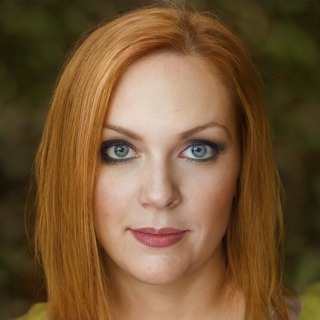
#> input picture data/faces/sfhq_01.jpg, 320 x 320 px
$ python -i make_demo_passport.py   (imports and definitions only)
#> lines starting #> are read from the running program, lines starting #| are printed output that depends on the picture
### scripts/make_samples.py
"""Generates synthetic clean and forged passports and visas for the SIH26188 demo."""
import io
import json
import os
import random
from PIL import Image, ImageDraw, ImageFont, ImageOps
from app.engines.mrz import check_digit

OUT = "data/samples"
W, H = 1000, 640

def _font(size: int):
    for path in ("/System/Library/Fonts/Supplemental/Arial.ttf",
                 "/usr/share/fonts/truetype/dejavu/DejaVuSans.ttf",
                 "C:/Windows/Fonts/arial.ttf"):
        if os.path.exists(path):
            return ImageFont.truetype(path, size)
    return ImageFont.load_default()

# [30 lines left out: functions _mono, build_mrz, _noise, not called in this run]

# Field layout shared by drawing and tampering, so a retyped field lands exactly in place.
FIELD_X, FIELD_Y0, FIELD_STEP = 300, 120, 58
FIELDS = ["Surname", "Given names", "Passport No.", "Nationality",
          "Date of birth", "Sex", "Date of expiry"]

def field_value_box(index: int) -> tuple[int, int, int, int]:
    y = FIELD_Y0 + index * FIELD_STEP + 18
    return FIELD_X - 4, y - 2, 420, 34

# Portraits are synthetic faces of NON-EXISTENT people: SFHQ dataset crops (MIT licence,
# see data/faces/LICENSE-SFHQ.txt), fetched once by scripts/fetch_faces.py.
FACES_DIR = "data/faces"
FACE_A = "sfhq_01.jpg"   # the genuine holder, Anna Maria Eriksson
FACE_B = "sfhq_02.jpg"   # a different (also non-existent) person - the substituted photo
PORTRAIT_BOX = (50, 120, 250, 380)   # x0, y0, x1, y1

# The visa's entry stamp, shared by the genuine drawing and by every forgery
# that adds one after issue, so the two can never drift apart.
STAMP_BOX = (720, 330, 930, 470)      # x0, y0, x1, y1
STAMP_TEXT_XY = (752, 382)
STAMP_TEXT = "ENTRY  2026"
STAMP_RGB = (30, 60, 170)


def draw_entry_stamp(d: "ImageDraw.ImageDraw") -> None:
    d.ellipse(list(STAMP_BOX), outline=STAMP_RGB, width=6)
    d.text(STAMP_TEXT_XY, STAMP_TEXT, font=_font(26), fill=STAMP_RGB)

# [80 lines left out: functions face_path, _portrait_image, paste_portrait, draw_passport, draw_visa, not called in this run]

def save_issued(img: Image.Image, path: str, quality: int = 70) -> None:
    """The genuine document's compression history."""
    img.save(path, "JPEG", quality=quality)

def reload(path: str) -> Image.Image:
    with Image.open(path) as im:
        return im.convert("RGB").copy()

# [7 lines left out: function retype_field, not called in this run]

BASE = dict(surname="ERIKSSON", given="ANNA MARIA", doc_no="L898902C3",
            nat="UTO", dob="740812", sex="F", expiry="301231")
ANNA = {"full_name": "Anna Maria Eriksson", "dob": "1974-08-12",
        "passport_no": "L898902C3", "nationality": "UTO",
        # checkpoint-4 R11: @example.com (RFC 2606) so a demo contact detail is
        # never a plausibly real address; see README for the invented-data note.
        "email": "anna.eriksson@example.com", "phone": "9845012763"}

# [75 lines left out: function main, not called in this run]

# [2 lines that do not run on import are left out]

### scripts/make_demo_passport.py
"""Builds the whole stage-demo document set around one consenting person's photo.

On stage a teammate stands in front of the laptop, these documents are
uploaded, and the webcam takes the selfie, so the face engine matches live. The
documents themselves are entirely invented - REPUBLIC OF UTOPIA, a made-up
number and date of birth, valid ICAO check digits - and carry a diagonal
"SPECIMEN - NOT A REAL DOCUMENT" watermark. Only the portrait is a real person.

One genuine pair, and one forgery per attack the problem statement names, each
caught by a different engine:

    demo_passport.jpg                genuine                     -> CLEAR
    demo_visa.jpg                    genuine, same passport      -> CLEAR
    demo_passport_dob_altered.jpg    DOB retyped                 -> fieldforensics
    demo_passport_name_altered.jpg   surname retyped             -> fieldforensics + mrz
    demo_passport_mrz_altered.jpg    one MRZ digit changed       -> mrz check digit
    demo_visa_stamp_forged.jpg       entry stamp added at issue  -> fieldforensics
    demo_visa_wrong_passport.jpg     visa for another passport   -> crossdoc
    demo_passport_forged.jpg         photo swapped (--forge-photo) -> fieldforensics + face

    python -m scripts.make_demo_passport --consent \
        --photo path/to/teammate.jpg --name "RAHUL SHARMA"
    python -m scripts.make_demo_passport --consent \
        --photo path/to/teammate.jpg --forge-photo path/to/other.jpg \
        --name "RAHUL SHARMA" --out data/demo_rahul

demo_claimed.json holds what the officer types, keyed by document: the two
forgeries that change a printed field are screened against the forged value,
because that is what an officer reading the document would enter.

The photo stays on this machine. data/demo/ and data/demo_*/ are gitignored,
and nothing this script writes may ever be committed. Delete it after the
hackathon.
"""
import argparse
import hashlib
import json
import os
import sys

from PIL import Image, ImageDraw

from scripts.make_samples import (FIELDS, H, W, _font, build_mrz, draw_entry_stamp,
                                  draw_passport, draw_visa, paste_portrait,
                                  reload, retype_field, save_issued)

DEFAULT_OUT = "data/demo"

# Invented document details. Nothing here belongs to the person in the photo.
# doc_no is replaced per person by document_numbers(); the rest is shared.
DEMO_DOC = {"doc_no": "U2938471", "nat": "UTO", "dob": "920415",
            "sex": "M", "expiry": "330731"}

# The visa is issued against that passport and carries its own MRV number.
DEMO_VISA_NO = "V77341902"


# [15 lines left out: function document_numbers, not called in this run]

# What the forger retypes over the real 15/04/1992 - six years younger.
FORGED_DOB_PRINTED = "15/04/1998"
FORGED_DOB_CLAIMED = "1998-04-15"

# The surname a forger paints over the real one. The MRZ still says the truth,
# so the substitute must never be the holder's own surname - pick the first
# candidate that differs from it.
FORGED_SURNAME_CANDIDATES = ("SHARMA", "VERMA", "IYER")


# [5 lines left out: function forged_surname, not called in this run]

# The passport some OTHER traveller's visa was issued against.
OTHER_PASSPORT_NO = "X47281956"

# The watermark lives in a band BELOW the portrait (which ends at y=380) and
# ABOVE the MRZ (which starts at y=H-110), so neither the face engine nor the
# MRZ reader loses anything. A test asserts both bounds.
WATERMARK_BAND = (390, 520)

# The visa's own safe band: below the portrait (ends y=380) and below the last
# printed row ("Valid until", drawn to y=426), above the MRZ (starts y=H-110),
# and left of the entry stamp (STAMP_BOX starts at x=720) so the stamp region
# stays a clean subject for field forensics. A test asserts all four.
VISA_WATERMARK_BAND = (435, 505)
VISA_WATERMARK_MAX_WIDTH = 620
VISA_WATERMARK_CENTER_X = 350
WATERMARK_TEXT = "SPECIMEN - NOT A REAL DOCUMENT"
WATERMARK_ANGLE = 6
WATERMARK_RGBA = (176, 38, 30, 70)

CONSENT_NOTICE = """\
Consent recorded. Before you continue, read this out loud:
  - the photo you pass in stays on this machine; this script uploads nothing;
  - data/demo/ is gitignored - never commit a real person's photograph;
  - delete data/demo/ and the source photo after the hackathon;
  - the document is a SPECIMEN. It is not, and must not be shown as, real."""


def _watermark_layer(band_height: int, max_width: int = W - 40) -> Image.Image:
    """The rotated, translucent SPECIMEN text, scaled to fit the band."""
    font = _font(38)
    probe = ImageDraw.Draw(Image.new("RGBA", (8, 8)))
    left, top, right, bottom = probe.textbbox((0, 0), WATERMARK_TEXT, font=font)
    layer = Image.new("RGBA", (right - left + 24, bottom - top + 24), (0, 0, 0, 0))
    ImageDraw.Draw(layer).text((12 - left, 12 - top), WATERMARK_TEXT,
                               font=font, fill=WATERMARK_RGBA)
    layer = layer.rotate(WATERMARK_ANGLE, expand=True, resample=Image.BICUBIC)
    if layer.height > band_height:      # keep it inside the safe band
        scale = band_height / layer.height
        layer = layer.resize((max(1, round(layer.width * scale)), band_height),
                             Image.LANCZOS)
    if layer.width > max_width:
        scale = max_width / layer.width
        layer = layer.resize((max_width, max(1, round(layer.height * scale))),
                             Image.LANCZOS)
    return layer


def draw_watermark(img: Image.Image, band: tuple[int, int] = WATERMARK_BAND,
                   max_width: int = W - 40,
                   center_x: int | None = None) -> Image.Image:
    """Stamp the specimen watermark. Drawn BEFORE the issue-save, so the whole
    page keeps one compression history and field forensics stays honest."""
    top, bottom = band
    layer = _watermark_layer(bottom - top, max_width)
    cx = W // 2 if center_x is None else center_x
    x = cx - layer.width // 2
    y = top + (bottom - top - layer.height) // 2
    img.paste(layer, (x, y), layer)
    return img


# [190 lines left out: functions draw_visa_watermark, forge_entry_stamp, split_name, claimed_details, build, main, not called in this run]


# [2 lines not run here, left out]

>>> import cv2
>>> picture = cv2.imread('../data/faces/sfhq_01.jpg', cv2.IMREAD_GRAYSCALE)
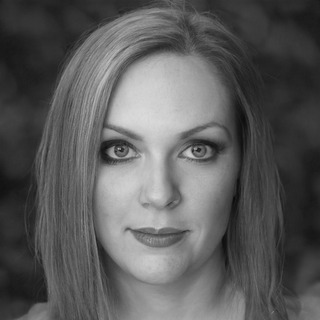
#> picture: shape (320, 320); min 9, max 220, mean 90.9
>>> result = draw_watermark(picture)
#> in _watermark_layer, `layer = Image.new("RGBA", (right - left + 24, bottom - top + 24), (0, ..`: layer: PIL image 720x53 RGBA; every value is 0
#> in _watermark_layer, `ImageDraw.Draw(layer).text((12 - left, 12 - top), WATERMARK_TEXT, font..`:
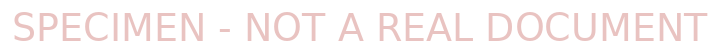
#> layer: PIL image 720x53 RGBA; mean R, G, B, A 33.5, 7.2, 5.7, 10.5; transparent parts drawn white
#> in _watermark_layer, `layer = layer.rotate(WATERMARK_ANGLE, expand=True, resample=Image.BICU..`:
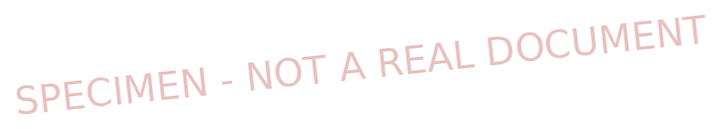
#> layer: PIL image 722x129 RGBA; mean R, G, B, A 15.3, 2.7, 2.1, 4.4; transparent parts drawn white
#> (the run stopped early here; a loop or call above may not have finished)

$ run again, on data/faces/sfhq_00.jpg
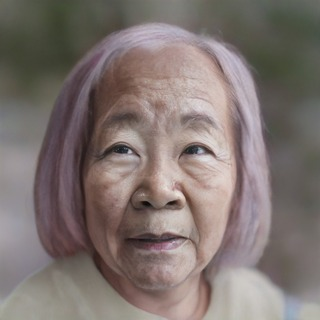
#> input picture data/faces/sfhq_00.jpg, 320 x 320 px
#> `picture = cv2.imread('../data/faces/sfhq_01.jpg', cv2.IMREAD_GRAYSCALE)`:
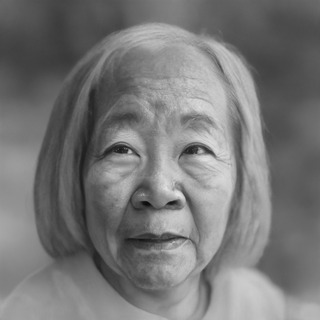
#> picture: shape (320, 320); min 8, max 229, mean 119

$ run again, on data/faces/sfhq_03.jpg
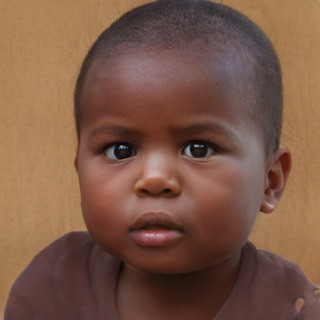
#> input picture data/faces/sfhq_03.jpg, 320 x 320 px
#> `picture = cv2.imread('../data/faces/sfhq_01.jpg', cv2.IMREAD_GRAYSCALE)`:
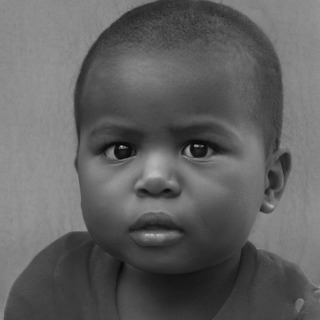
#> picture: shape (320, 320); min 2, max 189, mean 97

$ run again, on data/faces/sfhq_04.jpg
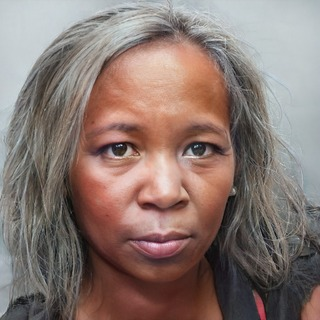
#> input picture data/faces/sfhq_04.jpg, 320 x 320 px
#> `picture = cv2.imread('../data/faces/sfhq_01.jpg', cv2.IMREAD_GRAYSCALE)`:
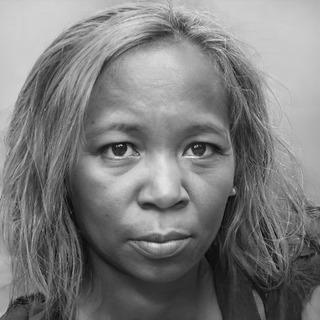
#> picture: shape (320, 320); min 7, max 237, mean 124.1
